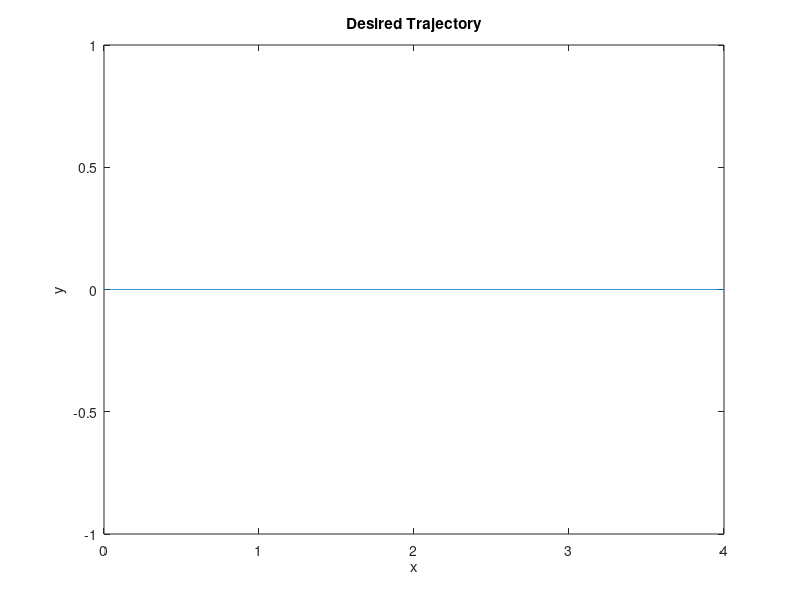
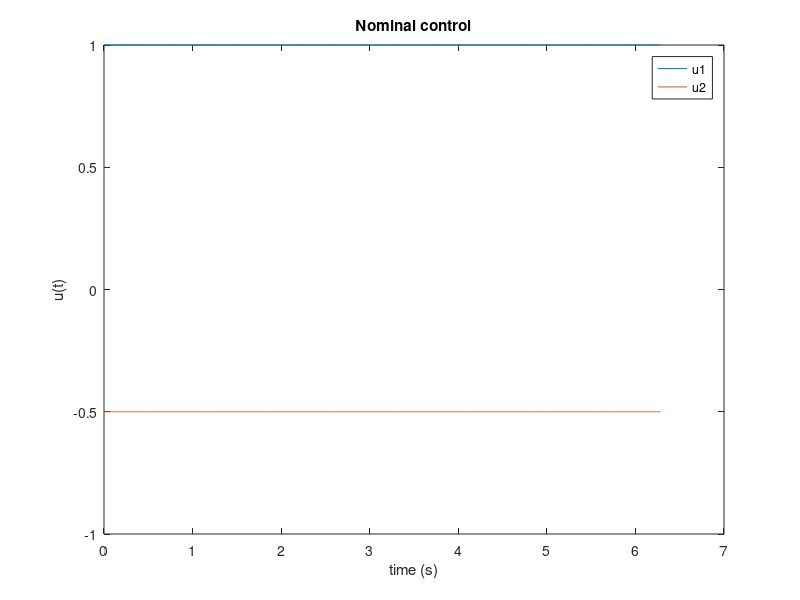

Recreate these plots in MATLAB, in order. (Note: this script raises an error after producing the figures.)
%% SAC_diffdrive.m
% main program
% uses Sequential Action Control (SAC) to parallel-park a diff-drive
% kinematic car.
clear;
close all;
clc;

%% Initialization

% Time parameters
Tf = 2*pi;
Th = 2.0; % predictive time horizon is 1 second long
% Th = Tf; % comment in for debugging
N = 1001;

% System parameters
x0 = [0;0;pi/2];

% Desired trajectory
t_init = linspace(0,Tf,N);
global xd;
xd = [linspace(0,4,N); linspace(0,0,N); linspace(pi/2, pi/2,N)];
figure
plot(xd(1,:),xd(2,:))
title('Desired Trajectory')
xlabel('x')
ylabel('y')

% Control parameters
dt_init = 0.1; % default control duration (s)
u1t = [linspace(1,1,N); linspace(-0.5,-0.5,N)];
u1 = u1t(:,1);
figure
plot(t_init,u1t)
title('Nominal control')
xlabel('time (s)')
ylabel('u(t)')
legend('u1','u2','Location','Best')

% Optimization parameters
global Q R;
global beta;
Q = diag([1,1,1]);
R = diag([1,1]);
alpha_d_init = -1000; % desired sensitivity, value from SAC paper by Ansari & Murphey
gamma = -10; % gain for adjusting alpha_d online
beta = 1.0;

%% Main loop:
t_curr = 0;
% while (t_curr < Tf)
   t0 = t_curr;
   tf = t_curr + Th; % look 1 second into the future
   
%    x_init = x(t0);
   [tx, x] = ode45(@(t,x) p5_sys_ode(t, x, u1t, t_init), [t0 tf], x0);
   x = x';
   
   rho0 = zeros(3,1);
   [trho, rho] = ode45(@(t,rho) p5_adjoint_ode(t,rho,x,u1t,tx,t_init), flip(tx), rho0);
   trho = flip(trho);
   rho = flip(rho)';
   
   J1_init = p5_J1(tx,x);
   alpha_d = gamma*J1_init;
%    alpha_d = alpha_d_init; % comment in for debugging
   
   % compute u2star from (x,rho) using Thm 1:
   for i = 1:length(tx)
        u1i = [interp1(t_init,u1t(1,:),tx(i)); interp1(t_init,u1t(2,:),tx(i))];
        theta = x(3,i);
        h = [cos(theta),0;
             sin(theta),0;
             0,         1];
        Lambda =  h'*rho(:,i)*rho(:,i)'*h;
        u2star(:,i) = inv(Lambda + R')*(Lambda*u1i + h'*rho(:,i)*alpha_d);
   end
   
   % specify/search for time tau > t0 to apply u2star:
   % use fmincon to do unconstrained single-variable optimization of
   % another objective function Jtau:
   tau = fmincon(@(t) p5_Jtau(u1,u2star,t,t0,x,tx,rho,trho), t0,[],[],[],[]);
   
   % line search for control duration:
   k = 0;
   J1_new = Inf;
   kmax = 20;
%    while(() && (k < kmax))
%        lambda_i = (omega^k)*dt_init;
%        k = k+1;
%    end
% end